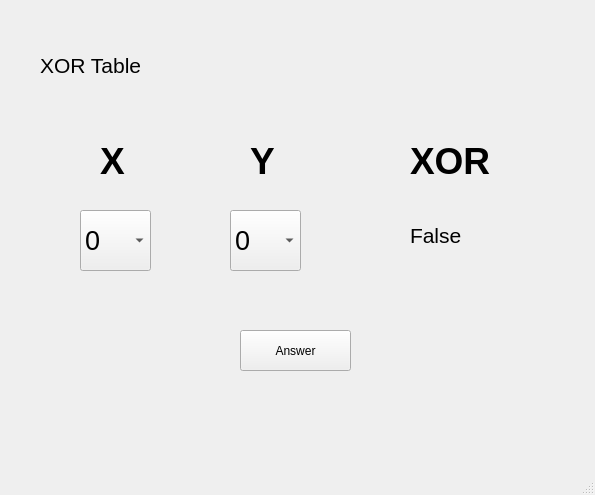
<?xml version="1.0" encoding="UTF-8"?>
<ui version="4.0">
 <class>MainWindow</class>
 <widget class="QMainWindow" name="MainWindow">
  <property name="geometry">
   <rect>
    <x>0</x>
    <y>0</y>
    <width>595</width>
    <height>495</height>
   </rect>
  </property>
  <property name="windowTitle">
   <string>MainWindow</string>
  </property>
  <widget class="QWidget" name="centralwidget">
   <widget class="QComboBox" name="comboBoxX">
    <property name="geometry">
     <rect>
      <x>80</x>
      <y>210</y>
      <width>71</width>
      <height>61</height>
     </rect>
    </property>
    <property name="font">
     <font>
      <family>Ubuntu</family>
      <pointsize>20</pointsize>
     </font>
    </property>
    <item>
     <property name="text">
      <string>0</string>
     </property>
    </item>
    <item>
     <property name="text">
      <string>1</string>
     </property>
    </item>
   </widget>
   <widget class="QLabel" name="titleLabel">
    <property name="geometry">
     <rect>
      <x>40</x>
      <y>40</y>
      <width>191</width>
      <height>51</height>
     </rect>
    </property>
    <property name="font">
     <font>
      <family>Ubuntu</family>
      <pointsize>16</pointsize>
     </font>
    </property>
    <property name="mouseTracking">
     <bool>false</bool>
    </property>
    <property name="text">
     <string>XOR Table</string>
    </property>
   </widget>
   <widget class="QLabel" name="labelX">
    <property name="geometry">
     <rect>
      <x>100</x>
      <y>140</y>
      <width>54</width>
      <height>41</height>
     </rect>
    </property>
    <property name="font">
     <font>
      <family>Ubuntu</family>
      <pointsize>28</pointsize>
      <bold>true</bold>
     </font>
    </property>
    <property name="text">
     <string>X</string>
    </property>
   </widget>
   <widget class="QLabel" name="labelY">
    <property name="geometry">
     <rect>
      <x>250</x>
      <y>140</y>
      <width>54</width>
      <height>41</height>
     </rect>
    </property>
    <property name="font">
     <font>
      <family>Ubuntu</family>
      <pointsize>28</pointsize>
      <bold>true</bold>
     </font>
    </property>
    <property name="text">
     <string>Y</string>
    </property>
   </widget>
   <widget class="QComboBox" name="comboBoxY">
    <property name="geometry">
     <rect>
      <x>230</x>
      <y>210</y>
      <width>71</width>
      <height>61</height>
     </rect>
    </property>
    <property name="font">
     <font>
      <family>Ubuntu</family>
      <pointsize>20</pointsize>
     </font>
    </property>
    <item>
     <property name="text">
      <string>0</string>
     </property>
    </item>
    <item>
     <property name="text">
      <string>1</string>
     </property>
    </item>
   </widget>
   <widget class="QLabel" name="label_xor">
    <property name="geometry">
     <rect>
      <x>410</x>
      <y>140</y>
      <width>81</width>
      <height>41</height>
     </rect>
    </property>
    <property name="font">
     <font>
      <family>Ubuntu</family>
      <pointsize>28</pointsize>
      <bold>true</bold>
     </font>
    </property>
    <property name="text">
     <string>XOR</string>
    </property>
   </widget>
   <widget class="QLabel" name="labelResult">
    <property name="geometry">
     <rect>
      <x>410</x>
      <y>210</y>
      <width>101</width>
      <height>51</height>
     </rect>
    </property>
    <property name="font">
     <font>
      <family>Ubuntu</family>
      <pointsize>16</pointsize>
     </font>
    </property>
    <property name="mouseTracking">
     <bool>false</bool>
    </property>
    <property name="text">
     <string>False</string>
    </property>
   </widget>
   <widget class="QPushButton" name="answerBtn">
    <property name="geometry">
     <rect>
      <x>240</x>
      <y>330</y>
      <width>111</width>
      <height>41</height>
     </rect>
    </property>
    <property name="text">
     <string>Answer</string>
    </property>
   </widget>
  </widget>
  <widget class="QMenuBar" name="menubar">
   <property name="geometry">
    <rect>
     <x>0</x>
     <y>0</y>
     <width>595</width>
     <height>22</height>
    </rect>
   </property>
  </widget>
  <widget class="QStatusBar" name="statusbar"/>
 </widget>
 <resources/>
 <connections/>
</ui>
